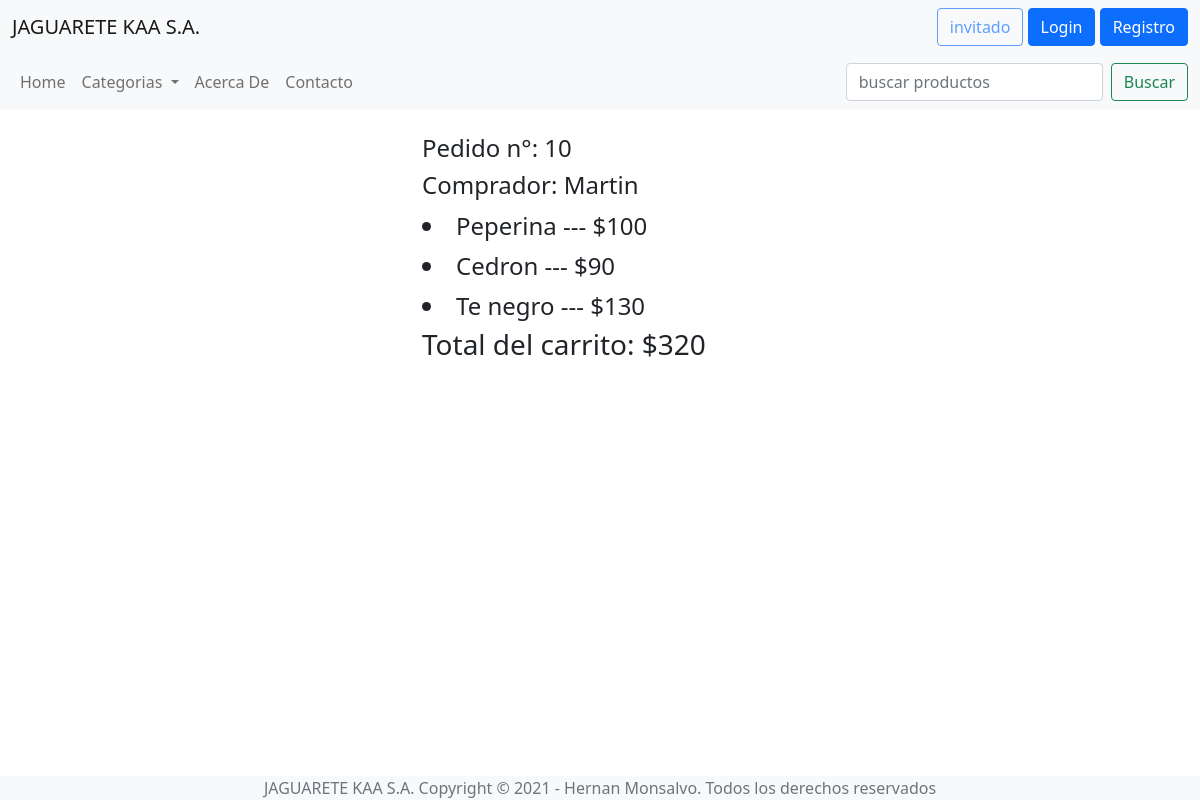
The app's page /TP_FINAL/detallePedido/10 (signed in), older data.
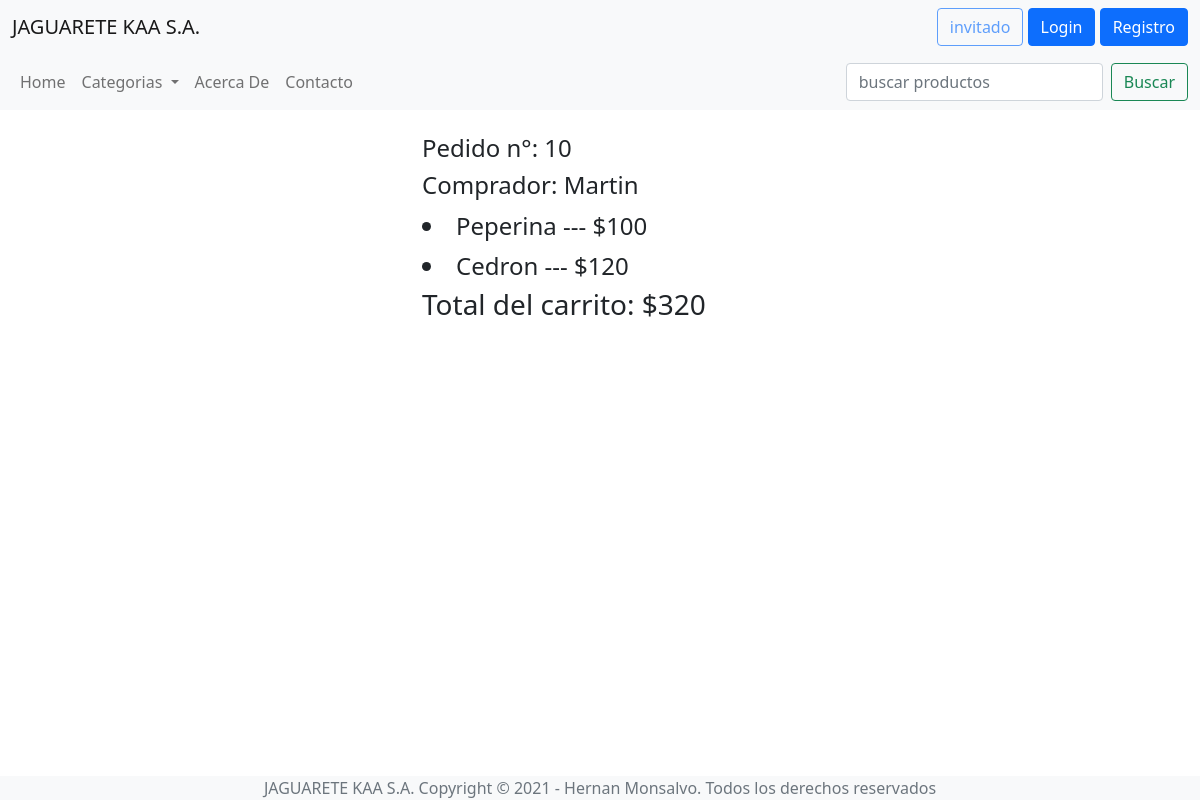
The same page, newer data.
### TP_FINAL/models.py (models this page shows)
class Producto(models.Model):
    titulo = models.CharField(max_length=64)
    imagen = models.FileField(upload_to='')
    descripcion = models.CharField(max_length=300)
    precio = models.IntegerField()
    categoria = models.CharField(max_length=64)
    def __str__(self):
        return f"{self.titulo} --- ${self.precio}"

### TP_FINAL/views.py (the view)
# urls.py: path('detallePedido/<int:id>', views.detallePedido, name="detallePedido"),
@permission_required('TP_FINAL.view_carrito')
def detallePedido(request, id):
        pedido = models.Carrito.objects.get(id=id)
        return render(request, "tmp/detallePedido.html",{
        "rol": dameRol(request),
        "pedido":pedido,
    })

### TP_FINAL/views.py (called while the page is built)
def dameRol(request):
    l = []
    if len(request.user.groups.all()) != 0:
        for g in request.user.groups.all():
            l.append(g.name)
    else:
        return "invitado"
    return l[0]

### TP_FINAL/templates/tmp/detallePedido.html (shortened to what this page needs)
<!DOCTYPE html>
<html lang="en">
  <head>
    <link
      href="https://cdn.jsdelivr.net/npm/bootstrap@5.0.1/dist/css/bootstrap.min.css"
      rel="stylesheet"
    />
  </head>
  <body>
    {% include "tmp/header.html" %}
     {% include "tmp/menu.html" %}
    <div class="container mt-4 mb-4">
      <div class="row text-left">
        <div class="col-12 col-md-4 offset-md-4 mb-3">
            <h4>Pedido n°: {{pedido.id}} </h4>
             <h4> Comprador: {{pedido.usuario}}</h4>
            {% for producto in pedido.productos.all %}
          <li class="mb-1" style="font-size: 1.5rem;">  {{producto}} </li>
            {% endfor %}
            <h3>Total del carrito: ${{pedido.precioTotal}}</h3>
        </div>
      </div>
    </div>
    {% include "tmp/footer.html" %}
  </body>
</html>

Row changes from the older to the newer data that the page shows:
removed Producto: titulo+precio "Te negro --- $130"
changed Producto: titulo+precio "Cedron --- $90" → "Cedron --- $120"
